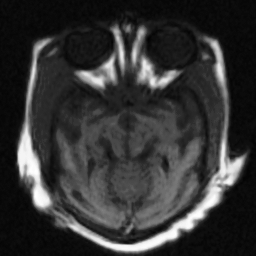
%> input picture S-ADE/c01_2.tif, 256 x 256 px
$ octave test.m   (GNU Octave 9; MATLAB toolbox functions it lacks are replaced by stand-ins)
%> lines starting %> are read from the running program, lines starting %| are printed output that depends on the picture
%-------------------------------------清除缓存------------------------------------%
clear all;
close all;
clc;
%-------------------------------------读入图像------------------------------------%
mri = imread('c01_2.tif');
%> mri is the input picture: size 256x256 uint8; min 0, max 255, mean 52.7
ct = imread('c01_1.tif');
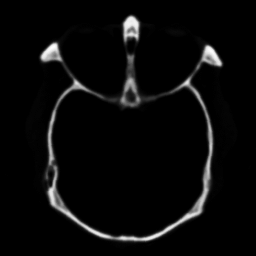
%> input picture S-ADE/c01_1.tif, 256 x 256 px
%> ct is the input picture: size 256x256 uint8; min 0, max 255, mean 10.1
%-------------------------------------参数设置------------------------------------%
num_iter = 30;    %设置最大迭代次数
delta_t = 1/8;    %设定为最大值
kappa = 20;       %or通过canny算子计算得到
a=1;
%kappa = function();
%num_iter = function();
% option = 1;     根据不同的源图像 计算不同的扩散函数
mri_base = zeros(256,256);
mri_detail = zeros(256,256);
ct_base = zeros(256,256);
ct_detail = zeros(256,256);
tic
%-------------------------------------图像拼接------------------------------------%
for i = 1:256
    for j = 257:512
        mri(i,j) = ct(i,j-256);%直接用mri表示拼接结果
    end
end
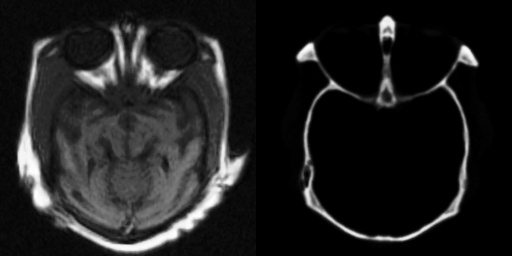
%> mri: size 256x512 uint8; min 0, max 255, mean 31.4
%---------------------------------------分解--------------------------------------%
%> (the run ends here)
